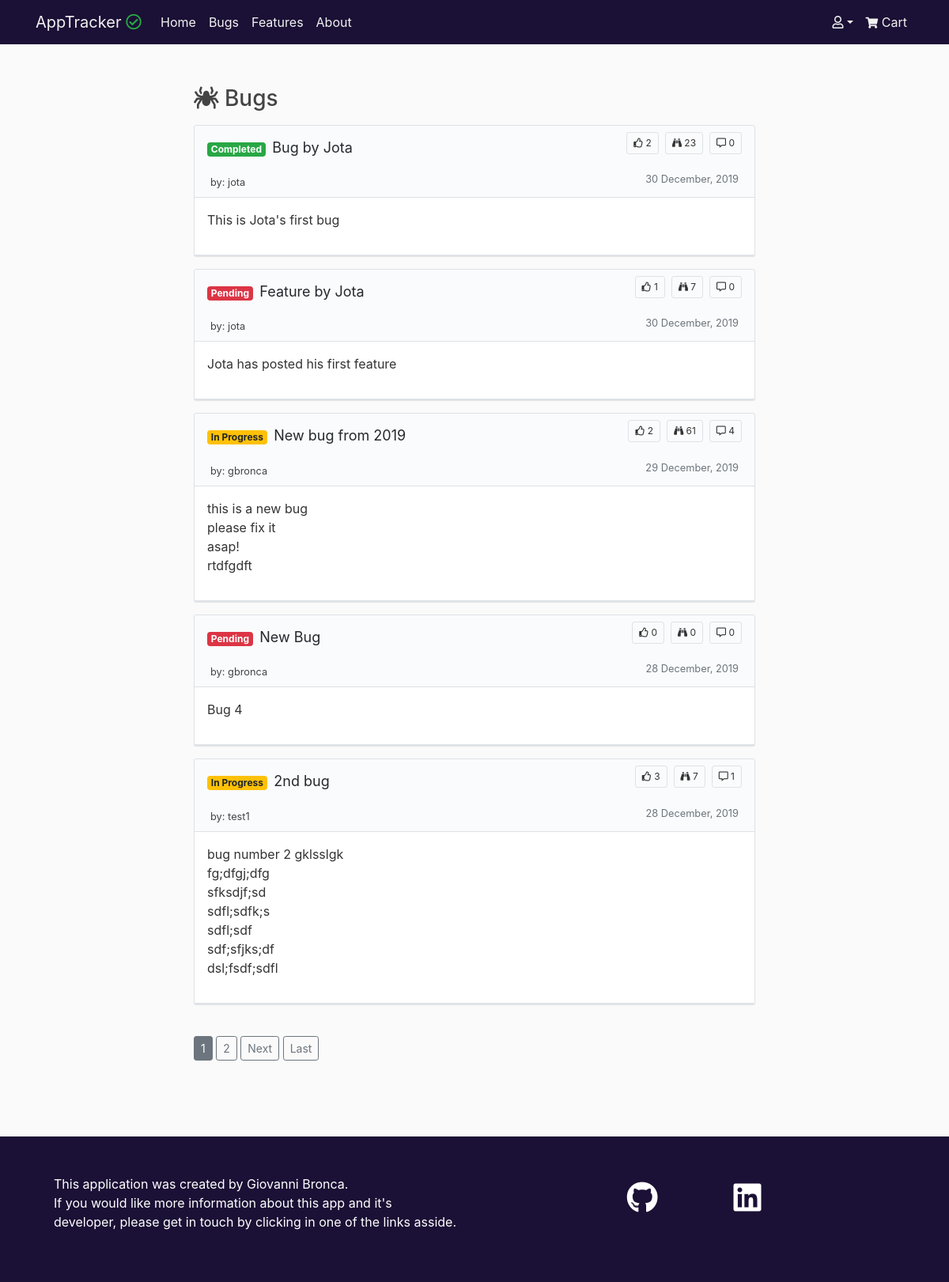
/tickets/bugs/, run on the app's committed database.
### tickets/models.py (models this page shows, shortened)
class Ticket(models.Model):
    STATUS = (
        ('In Progress', 'In Progress'),
        ('Completed', 'Completed'),
        ('Pending', 'Pending')
    )
    ISSUE = (
        ('Bug', 'Bug'),
        ('Feature', 'Feature')
    )
    title = models.CharField(max_length=75)
    description = models.TextField()
    date_posted = models.DateTimeField(default=timezone.now)
    username = models.ForeignKey(User, on_delete=models.CASCADE)
    status = models.CharField(max_length=20, choices=STATUS,default='Pending')
    issue = models.CharField(max_length=20, choices=ISSUE, default='Bug')
    upvotes = models.PositiveIntegerField(default=0)
    views = models.PositiveIntegerField(default=0)

### tickets/views.py (the view)
# urls.py: path('bugs/', views.BugListView.as_view(template_name='tickets/tickets.html', extra_context={'title': 'Bugs'}), name='bugs'),
class BugListView(ListView):
    paginate_by = 5
    model = Ticket
    def get_queryset(self, *args, **kwargs):
        return Ticket.objects.filter(issue='Bug').order_by('-date_posted')
    def get_context_data(self, **kwargs):
        context = super().get_context_data(**kwargs)
        context['type'] = 'Bugs'
        is_paginated = True
        return context

### cart/context.py (called while the page is built, shortened)
def cart_contents(request):
    price = 10
    total = 0
    tickets_count = 0
    cart = request.session.get('cart', {})
    cart_items = []
    upvote_list = []
    return {'tickets_count': tickets_count,
            'cart_items': cart_items,
            'total': total,
            'price': price,
            'upvote_list': upvote_list}

### tickets/templates/tickets/tickets.html (shortened to what this page needs)
{% extends 'base.html' %}
{% block content %}
    <div class="col-12 col-lg-8 mx-auto mt-5 pt-1 mb-5 pb-5">
        {% if type == 'Bugs' %}
            <h3><i class="fas fa-spider"></i> {{ type }}</h3>
        {% else %}
            <h3><i class="fas fa-tag"></i> {{ type }}</h3>
        {% endif %}
        {% for ticket in object_list %}
            <article class="border border-color-faded rounded-sm my-3 box-shadow bg-gray-light">
                <div class="px-3">
                    <div class="d-flex justify-content-between my-1">
                        <div class="d-flex flex-grow-1 flex-shrink-1 ">
                            <h2><span
                                    class="badge badge-secondary badge-ticket badge-ticket-{{ ticket.status|lower|cut:' ' }}">{{ ticket.status }}
                                </span>
                                <a class="text-decoration-none header-normal"
                                    href="{% url 'tickets:detail' ticket.id %}">{{ ticket.title }}</a></h2>
                        </div>
                        <div class="d-flex align-self-start ml-3 my-1">
                            <div class="border border-color-faded rounded-sm py-1 px-2 ml-2 badge-ticket"><i class="far fa-thumbs-up"></i>  {{ ticket.upvotes }}</div>
                            <div class="border border-color-faded rounded-sm py-1 px-2 ml-2 badge-ticket"><i class="fas fa-binoculars"></i>  {{ ticket.views }}</div>
                            <div class="border border-color-faded rounded-sm py-1 px-2 ml-2 badge-ticket"><i class="far fa-comment-alt"></i>  {{ ticket.comments.count }}</div>
                        </div>
                    </div>
                </div>
                <div class="pb-1">
                    <div class="px-3">
                        <div class="d-flex justify-content-between py-1 px-1">
                            <div class="d-flex flex-grow-1 flex-shrink-1">
                                {% if type == 'Bugs' %}
                                <a class="mr-2 text-decoration-none"
                                    href="{% url 'tickets:user_bugs' ticket.username.username %}"><small>by: {{ ticket.username }}</small></a>
                                {% elif type == 'Features' %}
                                <a class="mr-2 text-decoration-none"
                                    href="{% url 'tickets:user_features' ticket.username.username %}"><small>by: {{ ticket.username }}</small></a>
                                {% endif %}
                            </div>
                            <div class="d-flex align-self-start">
                                <small class="text-muted">{{ ticket.date_posted|date:"d F, Y" }}</small>
                            </div>
                        </div>
                    </div>
                </div>
                <div class="border-bottom border-top bg-white">
                    <div class="p-3">
                        <div class="">{{ ticket.description|linebreaks|truncatechars_html:200 }}</div>
                    </div>
                </div>
            </article>
        {% endfor %}
        {% if is_paginated %}
            <div class="mt-4 pt-3">
                {% for page in page_obj.paginator.page_range %}
                    {% if page_obj.number == page %}
                        <a class="btn btn-secondary btn-sm" href="?page={{ page }}">{{ page }}</a>
                    {% elif page > page_obj.number|add:'-3' and page < page_obj.number|add:'3' %}
                            <a class="btn btn-outline-secondary btn-sm" href="?page={{ page }}">{{ page }}</a>
                    {% endif %}
                {% endfor %}
                {% if page_obj.has_next %}
                    <a class="btn btn-outline-secondary btn-sm" href="?page={{ page_obj.next_page_number }}">Next</a>
                    <a class="btn btn-outline-secondary btn-sm" href="?page={{ page_obj.paginator.num_pages }}">Last</a>
                {% endif %}
            </div>
        {% endif%}
    </div>
{% endblock %}

### static/css/style.css (style rules this page uses)
body { background: #fafafa; color: #333333; }
h1, h2, h3, h4, h5, h6 { color: #444444; }
a { color: #444444; }
a, a:hover { text-decoration: none; }
.border-color-faded { border: 1px solid #dddddd; }
.bg-gray-light { background-color: #fafbfc; }
.box-shadow { box-shadow: 0 1px 1px rgba(27, 31, 35, .1); }
.badge-ticket { font-size: 12px; }
.badge-ticket-pending { color: #ffffff; background-color: #dc3545; }
.badge-ticket-completed { color: #ffffff; background-color: #28a745; }
.badge-ticket-inprogress { color: #212529; background-color: #ffc107; }
.header-normal { font-weight: 400; font-size: 18px; color: #24292e; }

### data on the page
Ticket: status "Completed", title "Bug by Jota", upvotes "2", views "23", comments.count "0", username "jota", date_posted "30 December, 2019", description "This is Jota's first bug"
Ticket: status "Pending", title "Feature by Jota", upvotes "1", views "7", comments.count "0", username "jota", date_posted "30 December, 2019", description "Jota has posted his first feature"
Ticket: status "In Progress", title "New bug from 2019", upvotes "2", views "61", comments.count "4", username "gbronca", date_posted "29 December, 2019", description "this is a new bug please fix it asap! rtdfgdft"
Ticket: status "Pending", title "New Bug", upvotes "0", views "0", comments.count "0", username "gbronca", date_posted "28 December, 2019", description "Bug 4"
Ticket: status "In Progress", title "2nd bug", upvotes "3", views "7", comments.count "1", username "test1", date_posted "28 December, 2019", description "bug number 2 gklsslgk fg;dfgj;dfg sfksdjf;sd sdfl;sdfk;s sdfl;sdf sdf;sfjks;df dsl;fsdf;sdfl"

### other printed values
{{ type }} "Bugs"
{{ page }} "1"
{{ page }} "2"
